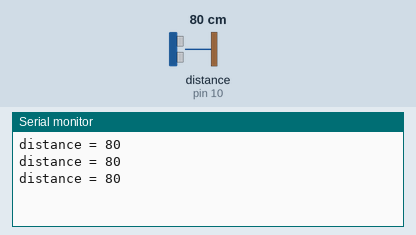
This sketch was run on a simulated Arduino Uno, built with avr-gcc and run on an emulated ATmega328P. Parts: the last lines printed to the serial monitor. Wiring (inferred from the names in the program): ultrasonic range finder: trigger pin 10; echo pin 10. The inputs (shaded band) are chosen by the test bench; at power-on: distance to the obstacle (sensor on pin 10) 80 cm. The echo pulse lasts 58.3 µs per cm.

Above: at 1.8 s.
1.9 s: distance to the obstacle (sensor on pin 10) set to 2 cm
At 2.4 s:
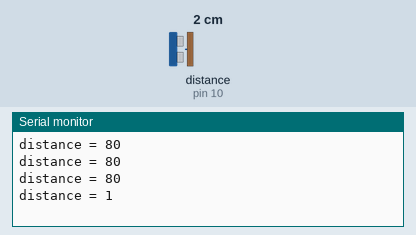
3.4 s: distance to the obstacle (sensor on pin 10) set to 4 cm
At 4.0 s:
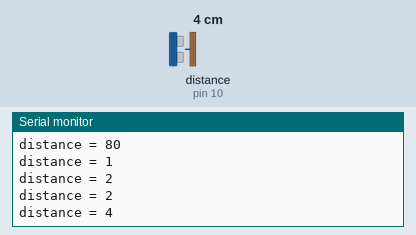
Timing chart, 0 to 6.4 s (numbered marks = the images above; inputs shaded):
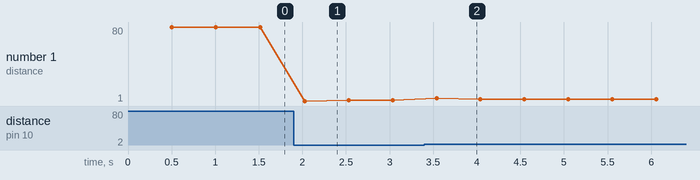

The sketch:

PingExp.ino
```cpp
const int pingPin = 10;
const int usTocm = 29;
const int piezoPin = 4;
void setup()                                       // Built-in initialization block
{
  Serial.begin(9600);                              // Open serial connection
}
void loop()                                        // Main loop auto-repeats
{
  //tone(piezoPin, 3000, 500);
  delay(500);
  Serial.print("distance = ");
  int dist = cmDistance();
  Serial.println(dist);

}
int cmDistance()
{
  int distance = 0;                                // Initialize distance to zero
  do                                               // Loop in case of zero measurement
  {
    int us = ping(pingPin);                        // Get Ping))) microsecond measurement
    distance = convert(us, usTocm);                // Convert to cm measurement
    delay(3);                                      // Pause before retry (if needed)
  }
  while(distance == 0);
  return distance;                                 // Return distance measurement
}
int convert(int us, int scalar)
{
    return us / scalar / 2;                        // Echo round trip time -> cm
}

long ping(int pin)
{
  long duration;                                   // Variables for calculating distance
  pinMode(pin, OUTPUT);                            // I/O pin -> output
  digitalWrite(pin, LOW);                          // Start low
  delayMicroseconds(2);                            // Stay low for 2 us
  digitalWrite(pin, HIGH);                         // Send 5 us high pulse
  delayMicroseconds(5);
  digitalWrite(pin, LOW);
  pinMode(pin, INPUT);                             // Set I/O pin to input
  duration = pulseIn(pin, HIGH, 25000);            // Measure echo time pulse from Ping)))
  return duration;                                 // Return pulse duration
}
```

Measured:
- after the input at 1.9 s, the serial monitor: prints a new line after 0.13 s (image 1)
- after the input at 3.4 s, the serial monitor: prints a new line after 0.14 s (image 2)
- plotted number 1: 80 → 2 after the input at 1.9 s, 2 → 3 after the input at 3.4 s
